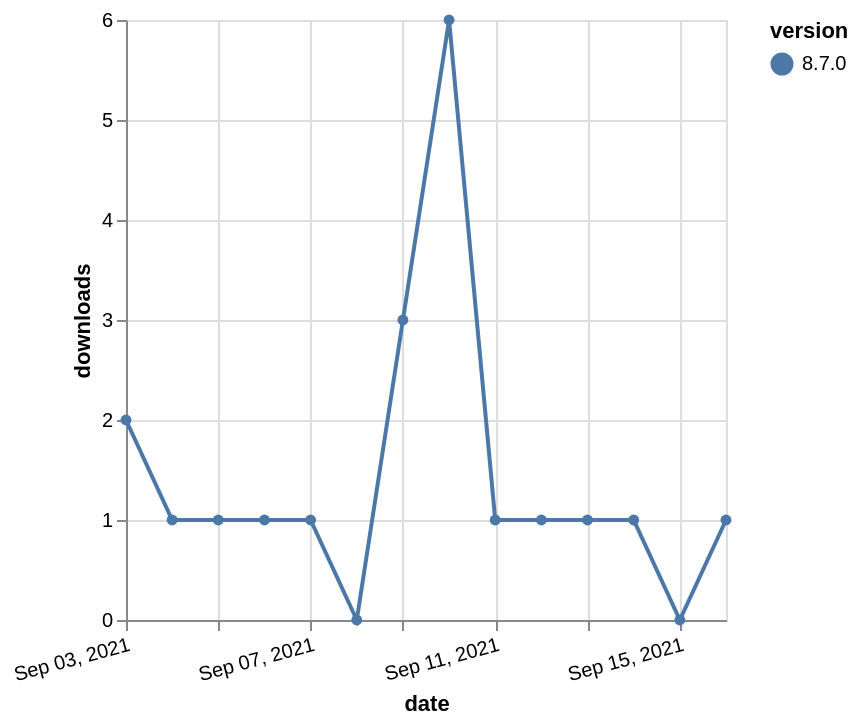

Write the Vega-Lite specification saved for this chart.
### Vega-Lite specification from a JSON file in a GitHub repository (floating-point values rounded to 4 significant figures)
{"$schema": "https://vega.github.io/schema/vega-lite/v5.json", "description": "A simple bar chart with embedded data.", "data": {"values": [{"date": "2021-09-03", "total": 509, "delta": 2, "version": "8.7.0"}, {"date": "2021-09-04", "total": 510, "delta": 1, "version": "8.7.0"}, {"date": "2021-09-05", "total": 511, "delta": 1, "version": "8.7.0"}, {"date": "2021-09-06", "total": 512, "delta": 1, "version": "8.7.0"}, {"date": "2021-09-07", "total": 513, "delta": 1, "version": "8.7.0"}, {"date": "2021-09-08", "total": 513, "delta": 0, "version": "8.7.0"}, {"date": "2021-09-09", "total": 516, "delta": 3, "version": "8.7.0"}, {"date": "2021-09-10", "total": 522, "delta": 6, "version": "8.7.0"}, {"date": "2021-09-11", "total": 523, "delta": 1, "version": "8.7.0"}, {"date": "2021-09-12", "total": 524, "delta": 1, "version": "8.7.0"}, {"date": "2021-09-13", "total": 525, "delta": 1, "version": "8.7.0"}, {"date": "2021-09-14", "total": 526, "delta": 1, "version": "8.7.0"}, {"date": "2021-09-15", "total": 526, "delta": 0, "version": "8.7.0"}, {"date": "2021-09-16", "total": 527, "delta": 1, "version": "8.7.0"}]}, "width": "container", "mark": {"type": "line", "point": {"filled": true}}, "encoding": {"x": {"field": "date", "type": "temporal", "timeUnit": "yearmonthdate", "title": "date", "axis": {"labelAngle": -15}}, "y": {"field": "delta", "type": "quantitative", "title": "downloads"}, "color": {"field": "version", "type": "nominal"}, "tooltip": {"field": "delta"}}}
